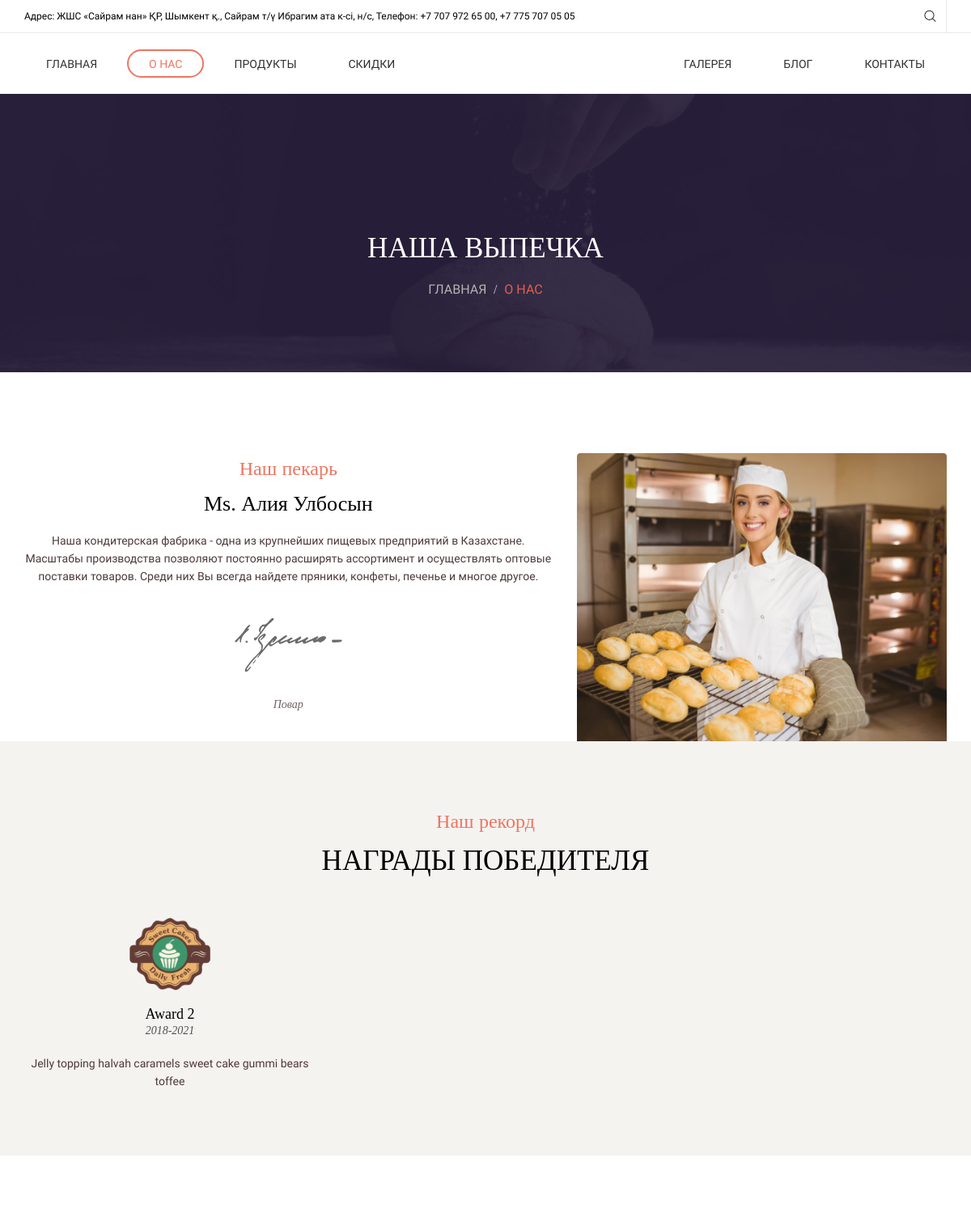
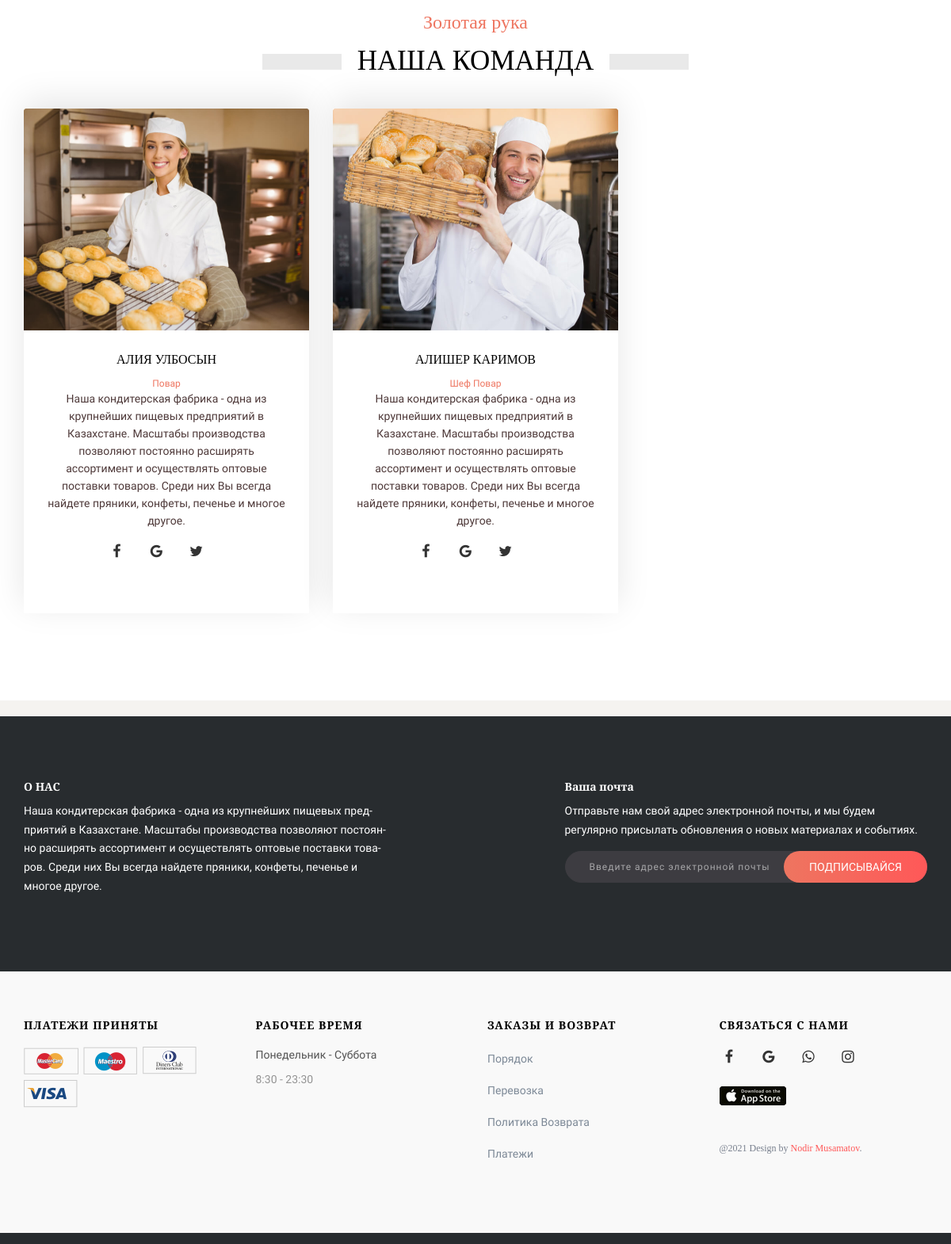
Page /about-item/0/ on the committed database (2 pictures, top to bottom).
### main/models.py (models this page shows, shortened)
class Information(models.Model):
    logo = models.ImageField(upload_to='upload', blank=True)
    address = models.CharField(max_length=300, blank=True)
    phone_info = models.CharField(max_length=300, blank=True)
    baker_info = models.TextField(blank=True)
    footer_info = models.CharField(max_length=300, blank=True)
    footer_photo = models.ImageField(upload_to='upload', blank=True)
    about_info = models.CharField(max_length=300, blank=True)
    card_info = models.ImageField(upload_to='upload', blank=True)
    card_info1 = models.ImageField(upload_to='upload', blank=True)
    card_info2 = models.ImageField(upload_to='upload', blank=True)
    card_info3 = models.ImageField(upload_to='upload', blank=True)
    date_info = models.CharField(max_length=300, blank=True)
    time_info = models.CharField(max_length=300, blank=True)
    contact_info = models.CharField(max_length=300, blank=True)
    facebook_info = models.CharField(max_length=300, blank=True)
    instagram_info = models.CharField(max_length=300, blank=True)
    whatsapp_info = models.CharField(max_length=300, blank=True)
    app_store = models.CharField(max_length=300, blank=True)
    order_info = models.CharField(max_length=300, blank=True)
    order_info1 = models.CharField(max_length=300, blank=True)
    order_info2 = models.CharField(max_length=300, blank=True)
    order_info3 = models.CharField(max_length=300, blank=True)
    reviews_foto = models.ImageField(upload_to='upload', blank=True)
    design_by = models.CharField(max_length=300, blank=True)
    status = models.IntegerField(default=0, blank=True)
    banner1 = models.ImageField(upload_to='upload', blank=True)
    banner2 = models.ImageField(upload_to='upload', blank=True)
    banner3 = models.ImageField(upload_to='upload', blank=True)

class Cheff(models.Model):
    photo = models.ImageField(upload_to='upload')
    last_name = models.CharField(max_length=300)
    first_name = models.CharField(max_length=300)
    position = models.CharField(max_length=300)
    mini_description = models.CharField(max_length=300)
    status = models.IntegerField(default=0)
    rating = models.IntegerField(default=0)
    facebook = models.CharField(max_length=300, blank=True)
    whatsapp = models.CharField(max_length=300, blank=True)
    twitter = models.CharField(max_length=300, blank=True)
    signature = models.ImageField(upload_to='upload', blank=True)

class Award(models.Model):
    logo = models.ImageField(upload_to='upload', blank=True)
    title = models.CharField(max_length=300, blank=True)
    year = models.CharField(max_length=300, blank=True)
    mini_description = models.CharField(max_length=300, blank=True)
    cheff = models.ForeignKey(Cheff, on_delete=models.CASCADE)

### main/views.py (the view)
# urls.py: path('about-item/<int:cheff_id>/', aboutItemHandler),
def aboutItemHandler(request, cheff_id):
    blog = None
    awards = []
    if cheff_id == 0:
        blogmains = Cheff.objects.filter(status=0).order_by('-rating')[:1]
        if blogmains:
            blog = blogmains[0]
            awards = Award.objects.filter(cheff__id=blog.id)
    else:
        blog = Cheff.objects.get(id=int(cheff_id))
        awards = Award.objects.filter(cheff__id=cheff_id)
    cheffs = Cheff.objects.filter(status=0).order_by('-rating')[:3]
    partners = Partner.objects.filter(status=0)
    informations = Information.objects.filter(status=0)
    return render(request, 'about-item.html', {
        'cheffs': cheffs,
        'partners': partners,
        'awards': awards,
        'informations': informations,
        'page': 'about',
        'blog': blog
    })

### templates/about-item.html (shortened to what this page needs)
{% extends 'base.html' %}
	{% block content %}
    <div class="page-wrap">
      <div class="ps-section--hero"><img src="/static/images/hero/03.jpg" alt="">
        <div class="ps-section__content text-center">
          <h3 class="ps-section__title">НАША ВЫПЕЧКА</h3>
          <div class="ps-breadcrumb">
            <ol class="breadcrumb">
              <li><a href="/">Главная</a></li>
              <li class="active">О нас</li>
            </ol>
          </div>
        </div>
      </div>
      <div class="ps-section ps-section--about pt-100 pb-40">
        <div class="container">
          <div class="row">
                <div class="col-lg-7 col-md-7 col-sm-12 col-xs-12 ">
                  <div class="ps-section__header text-center">
                    <div class="ps-section__top">Наш пекарь</div>
                    <h3 class="ps-section__title"> Ms. {{ blog.last_name }} {{ blog.first_name }}</h3>
                  </div>
                  <div class="ps-section__content text-center">
                    <p> {{ blog.mini_description }}  </p>
                    <div class="ps-about__sign text-center mb-30 mt-40"><img src="/media/{{ blog.signature }}" alt=""></div>
                    <p class="ps-about-sign">{{ blog.position }}</p>
                  </div>
                </div>
                <div class="col-lg-5 col-md-5 col-sm-12 col-xs-12 "><img src="/media/{{ blog.photo }}" alt="">
                </div>
          </div>
        </div>
      </div>
      <div class="ps-section ps-section--award pt-80 pb-40">
        <div class="container">
          <div class="ps-section__header text-center mb-50">
            <div class="ps-section__top">Наш рекорд</div>
            <h3 class="ps-section__title">НАГРАДЫ ПОБЕДИТЕЛЯ</h3>
          </div>
          <div class="ps-section__content">
            <div class="row">
                  <div class="col-lg-4 col-md-4 col-sm-12 col-xs-12 ">
                    {% for award in awards %}
                    <div class="ps-award text-center">
                      <div class="ps-award__icon"><img src="/media/{{ award.logo }}" alt=""></div>
                      <div class="ps-award__content">
                        <h3> {{ award.title }} </h3><span> {{ award.year }} </span>
                        <p> {{ award.mini_description }} </p>
                      </div>
                    </div>
                    {% endfor %}
                  </div>
            </div>
          </div>
        </div>
      </div>
      <section class="ps-section ps-section--team ps-section--team-2 pt-80 pb-80">
        <div class="container">
          <div class="ps-section__header text-center">
            <div class="ps-section__top">Золотая рука</div>
            <h3 class="ps-section__title ps-section__title--full">НАША КОМАНДА</h3>
          </div>
          <div class="ps-section__content">
            <div class="row">
                  {% for cheff in cheffs %}
                  <div class="col-lg-4 col-md-4 col-sm-12 col-xs-12 ">
                    <article class="ps-people ps-people--2">
                      <div class="ps-people__thumbnail"><a class="ps-people__overlay" href="/about-item/{{ cheff.id }}/"></a><img src="/media/{{ cheff.photo }}" alt=""></div>
                      <div class="ps-people__content">
                        <h4>{{ cheff.last_name }} {{ cheff.first_name }}</h4><span class="ps-people__position">{{ cheff.position }}</span>
                        <p>{{ cheff.mini_description }}</p>
                            <ul class="ps-people__social">
                              <li><a href="#"><i class="fa fa-facebook"></i></a></li>
                              <li><a href="#"><i class="fa fa-google"></i></a></li>
                              <li><a href="#"><i class="fa fa-twitter"></i></a></li>
                            </ul>
                      </div>
                    </article>
                  </div>
                  {% endfor %}
            </div>
          </div>
        </div>
      </section>
      <div class="ps-section ps-section--partner">
      </div>
    {% endblock %}

### templates/base.html (shortened to what this page needs)
<!DOCTYPE html>
<html lang="en">
  <head>
    <link rel="stylesheet" href="/static/plugins/font-awesome/css/font-awesome.min.css">
    <link rel="stylesheet" href="/static/plugins/jquery-bar-rating/dist/themes/fontawesome-stars.css">
    <link rel="stylesheet" href="/static/plugins/ps-icon/ps-icon.css">
    <link rel="stylesheet" href="/static/plugins/bootstrap/dist/css/bootstrap.min.css">
    <link rel="stylesheet" href="/static/plugins/owl-carousel/assets/owl.carousel.css">
    <link rel="stylesheet" href="/static/plugins/jquery-bar-rating/dist/themes/fontawesome-stars.css">
    <link rel="stylesheet" href="/static/plugins/Magnific-Popup/dist/magnific-popup.css">
    <link rel="stylesheet" href="/static/plugins/jquery-ui/jquery-ui.min.css">
    <link rel="stylesheet" href="/static/plugins/bootstrap-datetimepicker/build/css/bootstrap-datetimepicker.min.css">
    <link rel="stylesheet" href="/static/plugins/slick/slick/slick.css">
    <link rel="stylesheet" href="/static/plugins/lightGallery-master/dist/css/lightgallery.min.css">
    <link rel="stylesheet" href="/static/plugins/revolution/css/settings.css">
    <link rel="stylesheet" href="/static/plugins/revolution/css/layers.css">
    <link rel="stylesheet" href="/static/plugins/revolution/css/navigation.css">
    <link rel="stylesheet" href="/static/css/style.css">
  </head>
    <body class="page-init">
    <header class="header" data-responsive="1199">
      <div class="header__top">
        <div class="container">
          <div class="row">
                <div class="col-lg-8 col-md-7 col-sm-12 col-xs-12 ">
                  {% for information in informations %}
                  <p>Адрес: {{ information.address }}, Телефон: {{ information.phone_info }}</p>
                  {% endfor %}
                </div>
                <div class="col-lg-4 col-md-5 col-sm-12 col-xs-12 "><a class="ps-search-btn" href="#"><i class="ps-icon--search"></i></a>
                </div>
          </div>
        </div>
      </div>
      <nav class="navigation">
        <div class="container">
          <div class="navigation__left">
                <ul class="menu menu--left">
                  <li {% if page == 'main' %} class="current" {% endif %} ><a href="/">Главная</a> </li>
                  <li {% if page == 'about' %} class="current " {% endif %} > <a href="/about-item/0/">О нас</a></li>
                 <li {% if page == 'product' %} class="current " {% endif %} > <a href="/product/"> Продукты </a></li>
                 <li {% if page == 'rebate' %} class="current " {% endif %} > <a href="/rebate/"> Скидки </a></li>
                </ul>
          </div>
          {% for information in informations %}
          <a class="ps-logo" href="/"><img src="/media/{{ information.logo }}" alt=""></a>
          {% endfor %}
          <div class="navigation__right">
                <ul class="menu menu--right">
                <li {% if page == 'galery' %} class="current " {% endif %} > <a href="/galery/"> Галерея </a></li>
                 <li {% if page == 'blog' %} class="current " {% endif %} > <a href="/blog/"> Блог </a></li>
                  <li {% if page == 'contact' %} class="current " {% endif %} > <a href="/contact/"> Контакты </a></li>
                </ul>
          </div>
        </div>
      </nav>
    </header>
    {% block content %}
    {% endblock %}
     <section class="ps-section ps-section--subscribe pt-80 pb-80">
        <div class="container">
          <div class="ps-subscribe">
            <div class="row">
                  <div class="col-lg-5 col-md-5 col-sm-12 col-xs-12 ">
                    <h4>О НАС</h4>
                    {% for information in informations %}
                    <p> {{ information.about_info }} </p>
                    {% endfor %}
                  </div>
                  {% for information in informations %}
                  <div class="col-lg-2 col-md-2 col-sm-12 col-xs-12 ">
                  </div>
                  {% endfor %}
                  <div class="col-lg-5 col-md-5 col-sm-12 col-xs-12 ">
                    <h4>Ваша почта</h4>
                    {% for information in informations %}
                    <p>{{ information.footer_info }}</p>
                    {% endfor %}
                    <form class="ps-subscribe__form" method="post" action="_action">
                      <input class="form-control" type="text" placeholder="Введите адрес электронной почты">
                      <button class="ps-btn ps-btn--sm">Подписывайся</button>
                    </form>
                  </div>
            </div>
          </div>
        </div>
      </section>
     <footer class="ps-footer">
        <div class="container">
          <div class="row">
                <div class="col-lg-3 col-md-3 col-sm-6 col-xs-12 ">
                  <div class="ps-widget ps-widget--footer ps-widget--payment">
                    <div class="ps-widget__header">
                      <h3 class="ps-widget__title">ПЛАТЕЖИ ПРИНЯТЫ</h3>
                    </div>
                    <div class="ps-widget__content">
                      {% for information in informations %}
                      <ul>
                        <li><a href="#"><img src="/media/{{information.card_info}}" alt=""></a></li>
                        <li><a href="#"><img src="/media/{{information.card_info1}}" alt=""></a></li>
                        <li><a href="#"><img src="/media/{{information.card_info2}}" alt=""></a></li>
                        <li><a href="#"><img src="/media/{{information.card_info3}}" alt=""></a></li>
                      </ul>
                      {% endfor %}
                    </div>
                  </div>
                </div>
                <div class="col-lg-3 col-md-3 col-sm-6 col-xs-12 ">
                  <div class="ps-widget ps-widget--footer ps-widget--worktime">
                    <div class="ps-widget__header">
                      <h3 class="ps-widget__title">РАБОЧЕЕ ВРЕМЯ</h3>
                    </div>
                    <div class="ps-widget__content">
                      {% for information in informations %}
                      <p><strong>{{information.date_info}}</strong> {{information.time_info}}</p>
                      {% endfor %}
                    </div>
                  </div>
                </div>
                <div class="col-lg-3 col-md-3 col-sm-6 col-xs-12 ">
                  <div class="ps-widget ps-widget--footer ps-widget--order">
                    <div class="ps-widget__header">
                      <h3 class="ps-widget__title">ЗАКАЗЫ И ВОЗВРАТ</h3>
                    </div>
                    <div class="ps-widget__content">
                          {% for information in informations %}
                          <ul class="ps-list--line">
                            <li><a href="{{ information.order_info }}">Порядок</a></li>
                            <li><a href="{{ information.order_info1 }}">Перевозка</a></li>
                            <li><a href="{{ information.order_info2 }}">Политика Возврата</a></li>
                            <li><a href="{{ information.order_info3 }}">Платежи</a></li>
                          </ul>
                          {% endfor %}
                    </div>
                  </div>
                </div>
                <div class="col-lg-3 col-md-3 col-sm-6 col-xs-12 ">
                  <div class="ps-widget ps-widget--footer ps-widget--connect">
                    <div class="ps-widget__header">
                      <h3 class="ps-widget__title">СВЯЗАТЬСЯ С НАМИ</h3>
                    </div>
                    {% for information in informations %}
                    <div class="ps-widget__content">
                          <ul class="ps-widget__social">
                            <li><a href="{{ information.facebook_info }}"><i class="fa fa-facebook"></i></a></li>
                            <li><a href="{{ information.google_info }}"><i class="fa fa-google"></i></a></li>
                            <li><a href="{{ information.whatsapp_info }}"><i class="fa fa-whatsapp"></i></a></li>
                            <li><a href="{{ information.instagram_info }}"><i class="fa fa-instagram"></i></a></li>
                          </ul><a href="{{ information.app_store }}"><img src="/static/images/app.jpg" alt=""></a>
                      <p>@2021 Design by<a href="#"> {{ information.design_by}}</a>.</p>
                    </div>
                    {% endfor %}
                  </div>
                </div>
          </div>
        </div>
      </footer>
    </div>
  </body>
</html>

### rows in the picture
Information: address "ЖШС «Сайрам нан» ҚР, Шымкент қ., Сайрам т/ү Ибрагим ата к-сі, н/с", phone_info "+7 707 972 65 00, +7 775 707 05 05", about_info "Наша кондитерская фабрика - одна из крупнейших пищевых пред- приятий в Казахстане. Масштабы производства позволяют постоян- но расширять ассортимент и осуществлять оптовые поставки това- ров. Среди них Вы всегда найдете пряники, конфеты, печенье и многое другое.", footer_info "Отправьте нам свой адрес электронной почты, и мы будем регулярно присылать обновления о новых материалах и событиях.", card_info (picture), card_info1 (picture), card_info2 (picture), card_info3 (picture), date_info "Понедельник - Суббота", time_info "8:30 - 23:30", design_by "Nodir Musamatov"
Cheff: last_name "Алия", first_name "Улбосын", mini_description "Наша кондитерская фабрика - одна из крупнейших пищевых предприятий в Казахстане. Масштабы производства позволяют постоянно расширять ассортимент и осуществлять оптовые поставки товаров. Среди них Вы всегда найдете пряники, конфеты, печенье и многое другое.", signature (picture), position "Повар", photo (picture), last_name "АЛИЯ", first_name "УЛБОСЫН"
Award: logo (picture), title "Award 2", year "2018-2021", mini_description "Jelly topping halvah caramels sweet cake gummi bears toffee"
Cheff: photo (picture), last_name "АЛИШЕР", first_name "КАРИМОВ", position "Шеф Повар", mini_description "Наша кондитерская фабрика - одна из крупнейших пищевых предприятий в Казахстане. Масштабы производства позволяют постоянно расширять ассортимент и осуществлять оптовые поставки товаров. Среди них Вы всегда найдете пряники, конфеты, печенье и многое другое."
